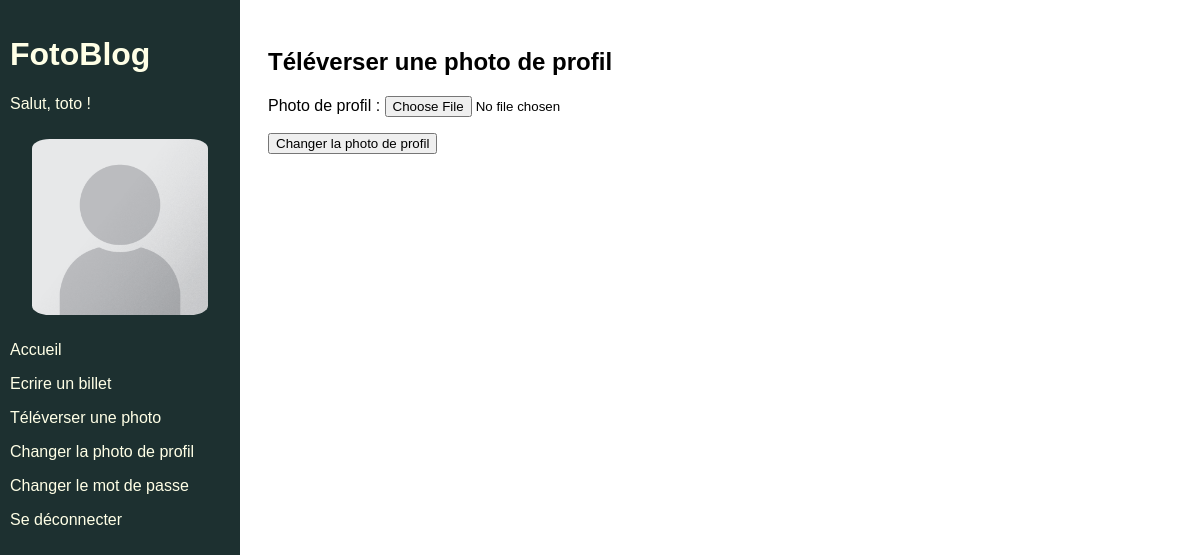
Page /profile-photo/upload/ (signed in) on the earlier database version.
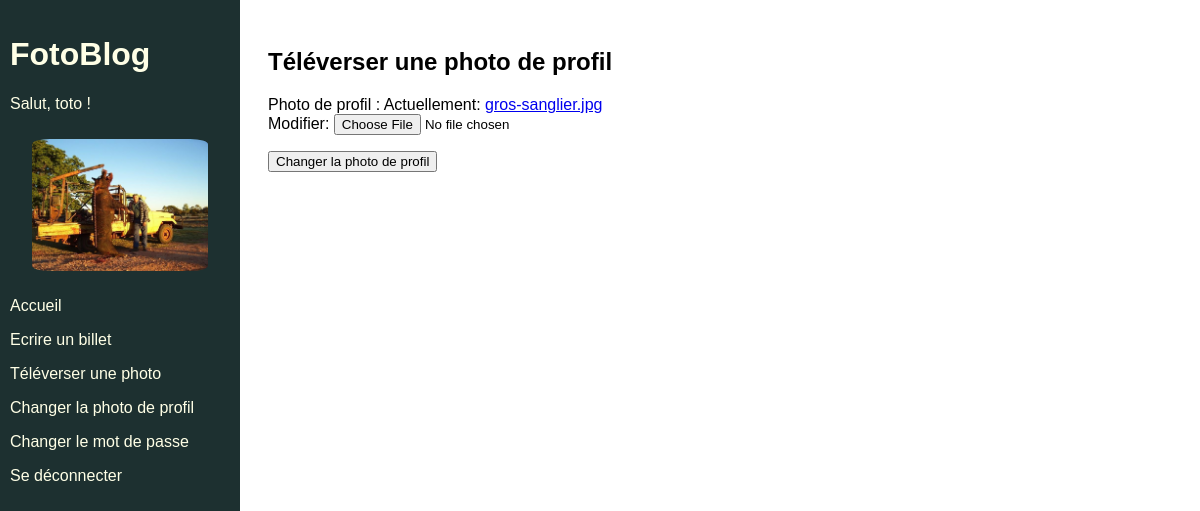
Same page on the later database version.
### authentication/models.py (models this page shows)
class User(AbstractUser):
    CREATOR = 'CREATOR'
    SUBSCRIBER = 'SUBSCRIBER'
    ROLE_CHOICES = (
        (CREATOR, 'Créateur'),
        (SUBSCRIBER, 'Abonné')
    )
    profile_photo = models.ImageField(verbose_name='Photo de profil')
    role = models.CharField(max_length=30, choices=ROLE_CHOICES, verbose_name='Rôle')

### authentication/views.py (the view, shortened to what this page needs)
# urls.py: path('profile-photo/upload/', authentication.views.UploadProfilePhotoPageView.as_view(), name="upload_profile_photo"),
class UploadProfilePhotoPageView(View, LoginRequiredMixin):
    template_name = "authentication/upload_profile_photo.html"
    form_class = forms.UploadProfilePhotoForm
    def get(self, request):
        form = self.form_class(instance=request.user)
        return render(
            request,
            self.template_name,
            context={"form": form}
        )

### authentication/forms.py
class UploadProfilePhotoForm(forms.ModelForm):
    class Meta:
        model = get_user_model()
        fields = ('profile_photo', )

### authentication/templates/authentication/upload_profile_photo.html (shortened to what this page needs)
{% extends "base.html" %}
{% block content %}
    <h2>Téléverser une photo de profil</h2>
    <form method="post" enctype="multipart/form-data">
        {{ form.as_p }}
        <button type="submit">Changer la photo de profil</button>
    </form>
{% endblock content %}

### templates/base.html (shortened to what this page needs)
{% load static %}
<html>
    <head>
        <link rel="stylesheet" href="{% static 'app.css' %}">
    </head>
    <body>
        <div class="sidebar">
            <h1>FotoBlog</h1>
            {% if user.is_authenticated %}
                <p>Salut, {{ user }} !</p>
                {% if user.profile_photo %}
                    <img class="avatar" src="{{ user.profile_photo.url }}">
                {% else %}
                    <img class="avatar" src="{% static 'images/default_profile.png'%}">
                {% endif %}
                <p><a href="{% url 'home' %}">Accueil</a></p>
                <p><a href="{% url 'blog_create' %}">Ecrire un billet</a></p>
                <p><a href="{% url 'photo_upload' %}">Téléverser une photo</a></p>
                <p><a href="{% url 'upload_profile_photo' %}">Changer la photo de profil</a></p>
                <p><a href="{% url 'password_change' %}">Changer le mot de passe</a></p>
                <p><a href="{% url 'logout' %}">Se déconnecter</a></p>
            {% endif %}
        </div>
        <div class="main">
            {% block content %}
            {% endblock content %}
        </div>
    </body>
</html>

Differences in the rows shown:
changed User "toto": profile_photo: picture added
Other differences:
text no longer shown: "Photo de profil :"
text now shown: "Photo de profil : Actuellement: gros-sanglier.jpg Modifier:"
